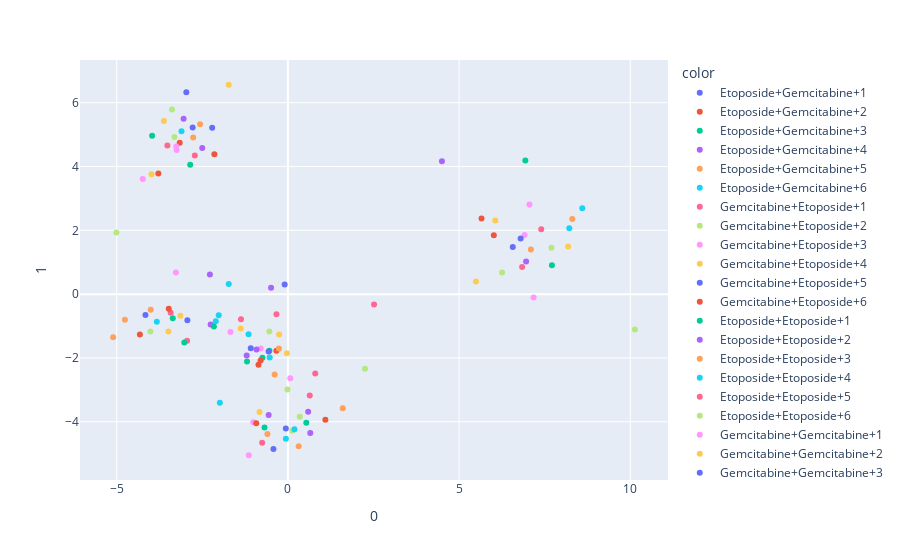

The notebook cell this image was saved under:
### Code cell
import plotly.express as px
from sklearn.decomposition import PCA
from sklearn.preprocessing import StandardScaler
model = LinearDiscriminantAnalysis(n_components=4)
y2=[]
for i in range(24):
    y2.append('DNA')
for j in range(24):
    y2.append('MT')
for k in range(24):
    y2.append('HSP')
for m in range(24):
    y2.append('PROT')
for n in range(24):
    y2.append('HDAC')
#model.fit(X_drug, y)
#X_drug2 = model.transform(X_drug)
X_drug3=training.iloc[:,2:240].values
X_drug3=model.fit(X_drug3,y2).transform(X_drug3)
fig = px.scatter(X_drug3, x=0, y=1, color=training['drug_name'])
fig.show()
#these 5 groups are very clearly separated, as we can see in the image
